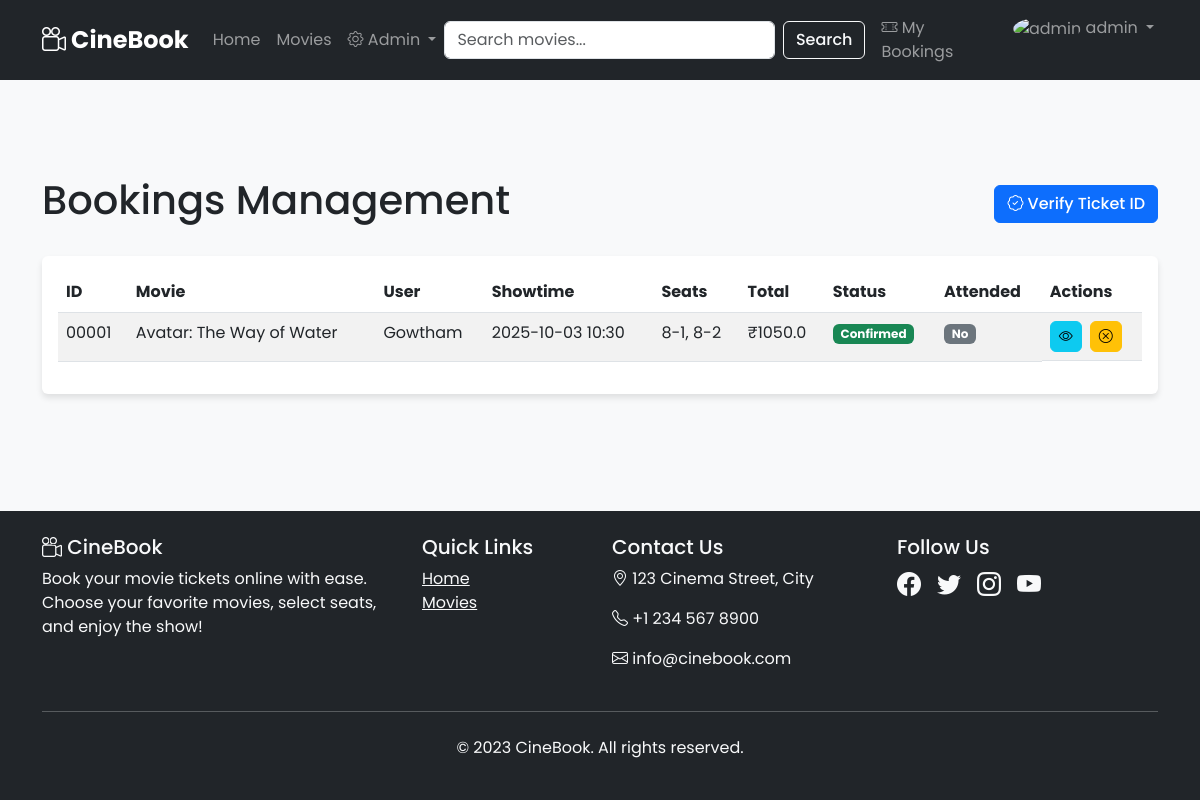
Screenshot of /admin/bookings (signed in) with the database file from the repository.
### app.py (models this page shows, shortened)
class Booking(db.Model):
    id = db.Column(db.Integer, primary_key=True)
    user_id = db.Column(db.Integer, db.ForeignKey('user.id'), nullable=False)
    showtime_id = db.Column(db.Integer, db.ForeignKey('showtime.id'), nullable=False)
    food_items = db.Column(db.Text, nullable=True)
    seats = db.Column(db.Text, nullable=False)
    total_price = db.Column(db.Float, nullable=False)
    booking_time = db.Column(db.DateTime, default=datetime.utcnow)
    status = db.Column(db.String(20), default="confirmed")
    attended = db.Column(db.Boolean, default=False)
    user = db.relationship('User', backref='bookings', lazy=True)
    showtime = db.relationship('Showtime', backref='bookings', lazy=True)

class Movie(db.Model):
    id = db.Column(db.Integer,  primary_key=True)
    title = db.Column(db.String(100), nullable=False)
    genre = db.Column(db.String(50), nullable=False)
    duration = db.Column(db.Integer, nullable=False)
    description = db.Column(db.Text)
    poster_url = db.Column(db.String(200))
    is_active = db.Column(db.Boolean, default=True)
    language = db.Column(db.String(50), default="English")
    rating = db.Column(db.Float, default=0.0)
    director = db.Column(db.String(100))
    cast = db.Column(db.Text)
    trailer_url = db.Column(db.String(200))

class User(db.Model):
    id = db.Column(db.Integer, primary_key=True)
    username = db.Column(db.String(80), unique=True, nullable=False)
    password_hash = db.Column(db.String(255), nullable=True)
    email = db.Column(db.String(120), unique=True, nullable=False)
    full_name = db.Column(db.String(100))
    phone = db.Column(db.String(20))
    role = db.Column(db.String(20), default="user")
    created_at = db.Column(db.DateTime, default=datetime.utcnow)
    avatar = db.Column(db.String(200), default="/static/images/default-avatar.png")
    provider = db.Column(db.String(20), default="local")
    reset_token = db.Column(db.String(100), unique=True)
    reset_token_expiry = db.Column(db.DateTime)

class Showtime(db.Model):
    id = db.Column(db.Integer, primary_key=True)
    movie_id = db.Column(db.Integer, db.ForeignKey("movie.id", ondelete="CASCADE"), nullable=False)
    theater_id = db.Column(db.Integer, db.ForeignKey("theater.id", ondelete="CASCADE"), nullable=False)
    time = db.Column(db.DateTime, nullable=False)
    hall = db.Column(db.String(50), nullable=False)
    rows = db.Column(db.Integer, nullable=False)
    cols = db.Column(db.Integer, nullable=False)
    price_standard = db.Column(db.Float, default=250.0)
    price_premium = db.Column(db.Float, default=400.0)
    price_vip = db.Column(db.Float, default=600.0)
    movie = db.relationship("Movie", backref=db.backref("showtimes", lazy=True, cascade="all, delete-orphan"))
    theater = db.relationship("Theater", backref=db.backref("showtimes", lazy=True, cascade="all, delete-orphan"))

### app.py (the view)
@app.route("/admin/bookings")
@admin_required
def admin_bookings():
    bookings = Booking.query.order_by(Booking.booking_time.desc()).all()
    return render_template("admin/bookings.html", bookings=bookings, user=session.get("user"))

### app.py (called while the page is built)
def admin_required(f):
    @wraps(f)
    def decorated_function(*args, **kwargs):
        user = session.get("user")
        if not user or user.get("role") != "admin":
            flash("Admin access is required for this page.", "danger")
            return redirect(url_for("index"))
        return f(*args, **kwargs)
    return decorated_function

@app.template_filter("fromjson")
def from_json_filter(value):
    try: return json.loads(value)
    except: return {}

### templates/admin/bookings.html (shortened to what this page needs)
{% extends "base.html" %}
{% block content %}
<div class="container" style="margin-top: 100px;">
    <div class="d-flex justify-content-between align-items-center mb-4">
        <h1>Bookings Management</h1>
        <a href="{{ url_for('admin_verify_ticket') }}" class="btn btn-primary">
            <i class="bi bi-patch-check"></i> Verify Ticket ID
        </a>
    </div>
    <div class="card">
        <div class="card-body">
            {% if bookings %}
            <div class="table-responsive">
                <table class="table table-striped">
                    <thead>
                        <tr>
                            <th>ID</th>
                            <th>Movie</th>
                            <th>User</th>
                            <th>Showtime</th>
                            <th>Seats</th>
                            <th>Total</th>
                            <th>Status</th>
                            <th>Attended</th>
                            <th>Actions</th>
                        </tr>
                    </thead>
                    <tbody>
                        {% for booking in bookings %}
                        <tr>
                            <td>{{ "%05d"|format(booking.id) }}</td>
                            <td>{{ booking.showtime.movie.title }}</td>
                            <td>{{ booking.user.username }}</td>
                            <td>{{ booking.showtime.time.strftime('%Y-%m-%d %H:%M') }}</td>
                            <td>
                                {% for seat in booking.seats|fromjson %}
                                    {{ seat.row + 1 }}-{{ seat.col + 1 }}{% if not loop.last %}, {% endif %}
                                {% endfor %}
                            </td>
                            <td>₹{{ booking.total_price }}</td>
                            <td>
                                <span class="badge bg-{% if booking.status == 'confirmed' %}success{% elif booking.status == 'cancelled' %}secondary{% else %}info{% endif %} text-capitalize">
                                    {{ booking.status }}
                                </span>
                            </td>
                            <td>
                                <span class="badge bg-{% if booking.attended %}success{% else %}secondary{% endif %}">
                                    {% if booking.attended %}Yes{% else %}No{% endif %}
                                </span>
                            </td>
                            <td class="d-flex gap-2">
                                <a href="{{ url_for('booking_confirmation', booking_id=booking.id) }}" class="btn btn-sm btn-info" target="_blank" title="View Details">
                                    <i class="bi bi-eye"></i>
                                </a>
                                {% if booking.status == 'confirmed' %}
                                <form action="{{ url_for('admin_cancel_booking', booking_id=booking.id) }}" method="POST" onsubmit="return confirm('Are you sure you want to cancel this booking? This will release the seats.');">
                                    <button type="submit" class="btn btn-sm btn-warning" title="Cancel Booking"><i class="bi bi-x-circle"></i></button>
                                </form>
                                {% endif %}
                            </td>
                        </tr>
                        {% endfor %}
                    </tbody>
                </table>
            </div>
            {% else %}
            <p class="text-muted">No bookings found.</p>
            {% endif %}
        </div>
    </div>
</div>
{% endblock %}

### static/css/style.css (style rules this page uses)
body { padding-top: 76px; background-color: #f8f9fa; display: flex; flex-direction: column; min-height: 100vh; font-family: 'Poppins', sans-serif; / ADD THIS LINE */ }
.card { border: none; box-shadow: 0 4px 6px rgba(0, 0, 0, 0.1); }
.btn { border-radius: 6px; font-weight: 500; }

### rows the page displays
Booking: id "00001", showtime.movie "Avatar: The Way of Water", user.username "Gowtham", showtime.time "2025-10-03 10:30", row "8" "8", col "1" "2", total_price "1050.0", status "Confirmed", attended "No"

### other values shown
{{ user.username }} "admin"
